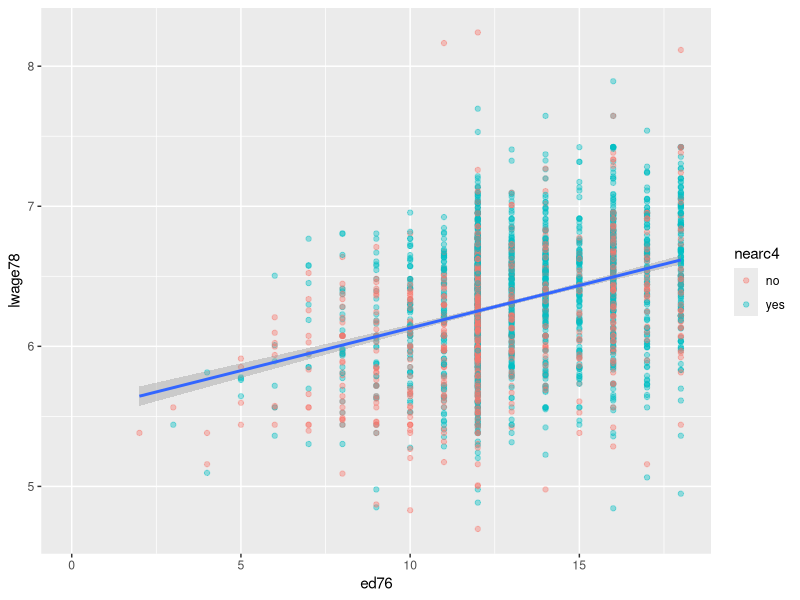
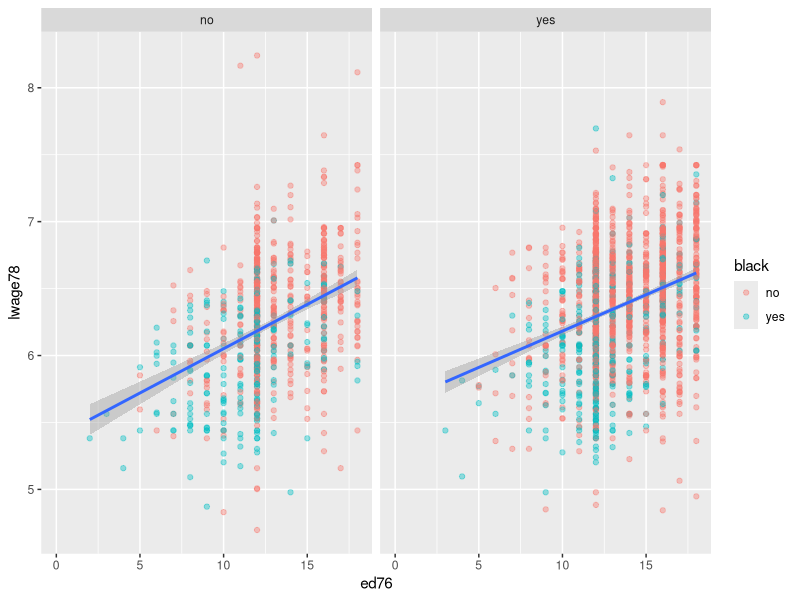
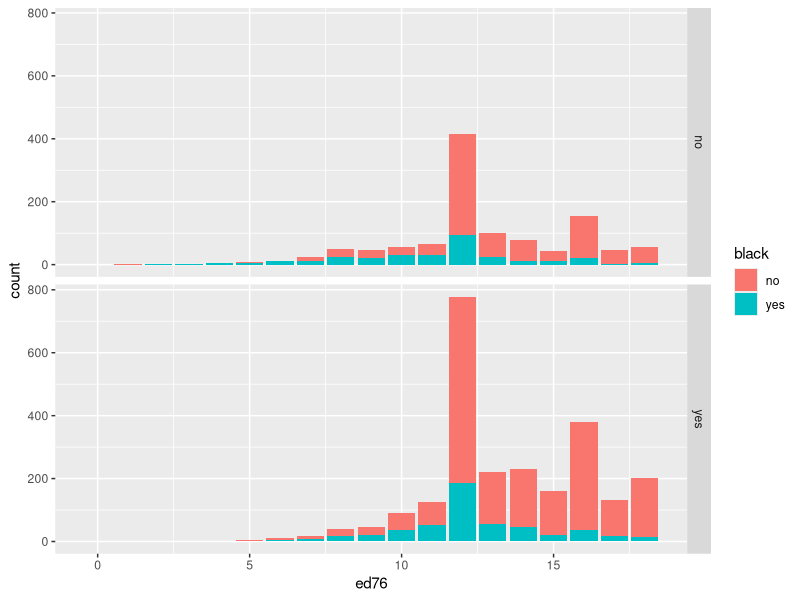

These figures' R source, in order:
## ---- chunk 1
library(tidyverse)
library(knitr)
library(magrittr)
library(AER)
library(broom)
## ---- chunk 2
knitr::opts_chunk$set(warning = FALSE, message = FALSE)
## ---- chunk 3
data <- read.table("Data/nls.dat") %>% as_data_frame()
## ---- chunk 4
colnames(data) <-(c("id","nearc2","nearc4","nearc4a","nearc4b","ed76","ed66","age76","daded","nodaded","momed","nomomed","weight","momdad14","sinmom14","step14","reg661","reg662","reg663","reg664","reg665","reg666","reg667","reg668","reg669","south66","work76","work78","lwage76","lwage78","famed","black","smsa76r","smsa78r","reg76r","reg78r","reg80r","smsa66r","wage76","wage78","wage80","noint78","noint80","enroll76","enroll78","enroll80","kww","iq","marsta76","marsta78","marsta80","libcrd14"))

data %<>% mutate_if(is_character,suppressWarnings(as.numeric))
head(data)
## ---- chunk 5
data <- data %>% mutate(exp76 =  age76-ed76 - 6)
data <- data %>% mutate(exp762 = exp76 ** 2)
## ---- chunk 6
data_summary <- data[-1] %>%
  summarise_all(list(
    Min = min, 
    Mean = mean, 
    Max = max,
    SD = sd)) %>%
  pivot_longer(everything(),
               names_to = c("Var","Stat"),
               names_sep = "_") %>%
  pivot_wider(names_from = "Stat") %>% column_to_rownames("Var") 
data_summary %>% format(scientific = FALSE, digits = 2,trim = TRUE)  
## ---- chunk 7
data_to_plot <- data %>% 
  mutate(
    black = factor(black,labels = c("no","yes")),
    nearc4=factor(nearc4,labels = c("no","yes")),
         )
## ---- chunk 8
data_to_plot %>% ggplot(aes(ed76,lwage78)) +
  geom_point(aes(
    color = nearc4),
    alpha =0.4 ) +
  geom_smooth(method = lm)
## ---- chunk 9
data_to_plot %>% ggplot(aes(ed76,lwage78)) +
  geom_point(aes(
    color = black),
    alpha =0.4 ) +
  geom_smooth(method = lm)+
  facet_grid(cols = vars(nearc4))
## ---- chunk 10
data_to_plot %>% ggplot(aes(ed76)) + 
  geom_bar(aes(
    fill = black)) + 
  facet_grid(row = vars(nearc4))

## ---- chunk 11
ols_model <- data %>% lm(lwage78~ed76 + exp76 +exp762+smsa76r+ reg76r+smsa66r+              
+reg662+reg663+reg664+reg665+reg666+reg667+reg668+reg669, data = .)
kable(tidy(ols_model))
## ---- chunk 12
IV_model <- data %>% ivreg(lwage78~ed76 + exp76 +exp762+smsa76r+reg76r+smsa66r+reg662+reg663+reg664+reg665+reg666+reg667+reg668+reg669|exp76 +exp762+smsa76r+reg76r+smsa66r+reg662+reg663+reg664+reg665+reg666+reg667+reg668+reg669 + nearc4, data = .)
kable(tidy(IV_model))
